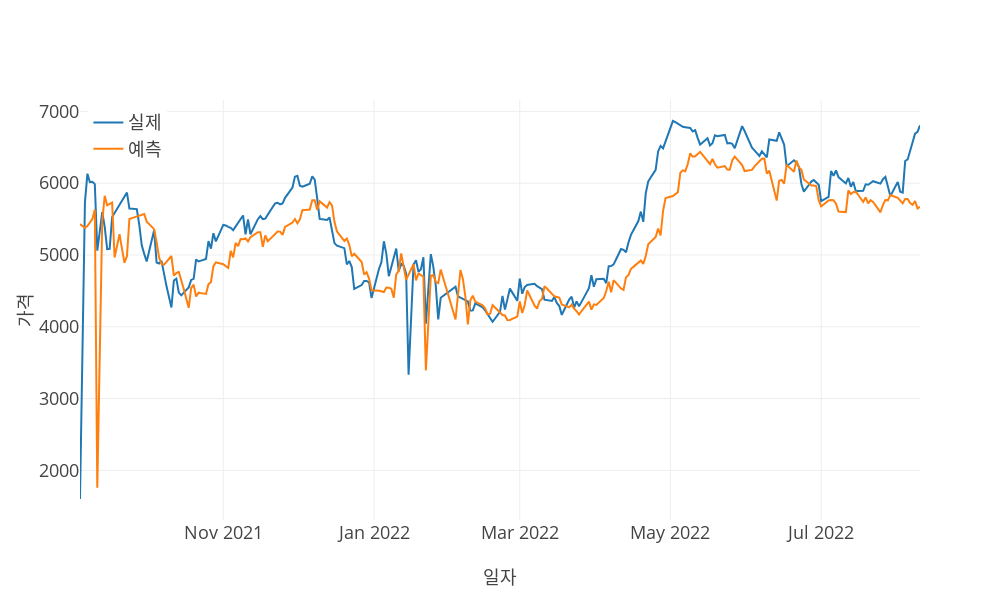

Notebook source saved alongside this figure:
### Code cell
print("\nLinear Regression")
lr, _ = linear_regression(X_train, y_train)
lr_predictions = lr.predict(X_test)
model_eval(y_test, lr_predictions, predictions_x_axis, stdout=stdout, vis=vis, **{'scaler': output_scaler})

### Figure 1 — Plotly figure (JSON) as saved in the notebook; plotly's stock layout.template omitted (floating-point values rounded to 4 significant figures; data arrays with more than 128 entries replaced by an {"elided": "..."} marker saying what was removed)
{"data": [{"mode": "lines", "name": "실제", "type": "scatter", "x": {"elided": "327 str values"}, "y": {"elided": "327 float values"}}, {"mode": "lines", "name": "예측", "type": "scatter", "x": {"elided": "327 str values"}, "y": {"elided": "327 float values"}}], "layout": {"height": 600, "legend": {"x": 0.01, "xanchor": "left", "y": 0.99, "yanchor": "top"}, "width": 1000, "xaxis": {"title": {"text": "일자"}}, "yaxis": {"title": {"text": "가격"}}}}
